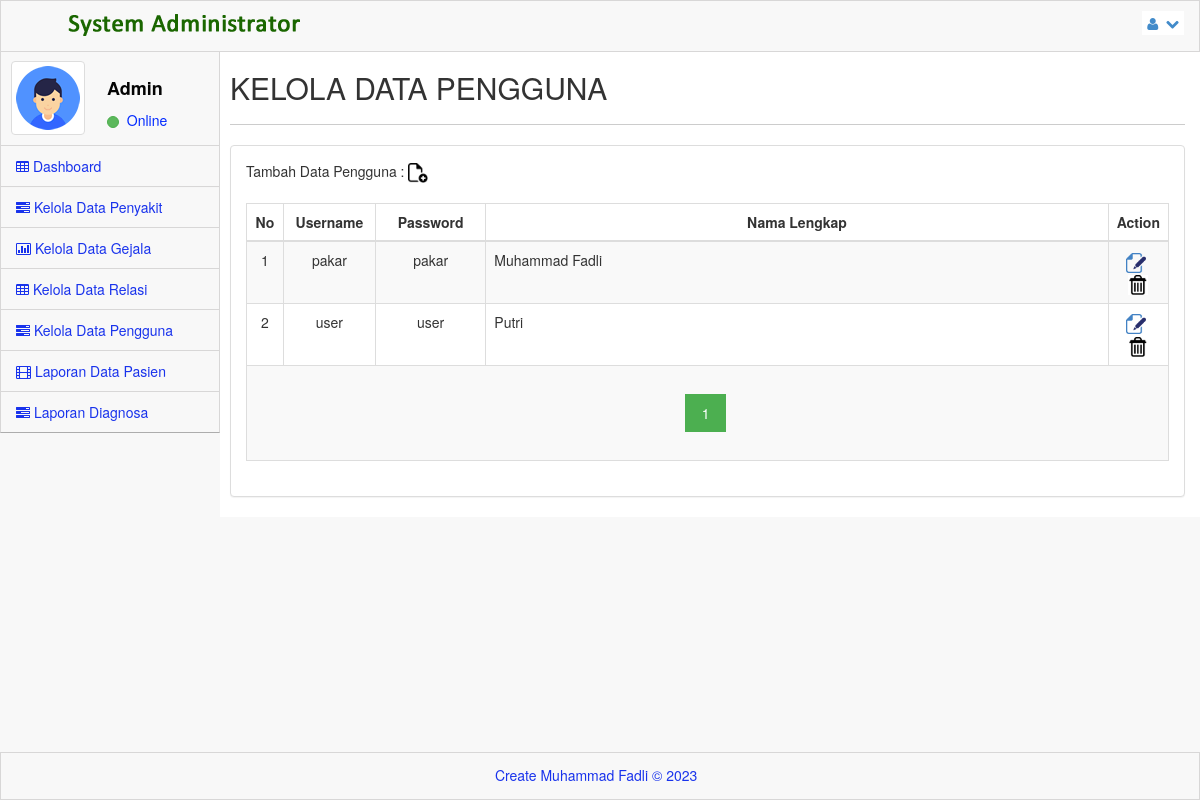
The app's page /profiadmin/kelola_user.php (signed in) with its own data.
### tables this page shows
CREATE TABLE `user` (
  `id` int(9) NOT NULL,
  `username` varchar(10) NOT NULL,
  `password` varchar(15) NOT NULL,
  `nama` varchar(25) NOT NULL
);

### profiadmin/kelola_user.php (the view, shortened to what this page needs)
<?php
include("../koneksi.php");
if (isset($_SESSION['nama']))
{
?>
<!DOCTYPE html>
<html lang="en">
<head>
  <link rel="stylesheet" href="assets/plugins/bootstrap/css/bootstrap.css" />
  <link rel="stylesheet" href="assets/css/main.css" />
  <link rel="stylesheet" href="assets/css/MoneAdmin.css" />
  <link rel="stylesheet" href="assets/plugins/Font-Awesome/css/font-awesome.css" />
  <link href="assets/plugins/dataTables/dataTables.bootstrap.css" rel="stylesheet" />
</head>
<body class="padTop53 " >
  <div id="wrap">
     <div id="top">
        <nav class="navbar navbar-inverse navbar-fixed-top " style="padding-top: 10px;">
           <header class="navbar-header"><a href="../profiadmin/" class="navbar-brand"><img src="assets/img/logo.png" alt="" /></a></header>
           <ul class="nav navbar-top-links navbar-right">
              <li class="dropdown">
                <a class="dropdown-toggle" data-toggle="dropdown" href="#"><i class="icon-user "></i>&nbsp; <i class="icon-chevron-down "></i></a>
              </li>
           </ul>
        </nav>
      </div>
    <div id="left">
      <div class="media user-media well-small">
         <a class="user-link" href="../profiadmin/"><img class="media-object img-thumbnail user-img" alt="User Picture" src="assets/img/user.gif" /></a><br />
         <div class="media-body">
            <h5 class="media-heading">Admin</h5>
            <ul class="list-unstyled user-info">
               <li><a class="btn btn-success btn-xs btn-circle" style="width: 10px;height: 12px;"></a>&nbsp;&nbsp;Online</li>
            </ul>
        </div><br />
      </div>
      <ul id="menu" class="collapse">
        <li class="panel"><a href="../profiadmin/" ><i class="icon-table"></i>&nbsp;Dashboard&nbsp;</a></li>
        <li><a href="kelola_penyakit.php"><i class="icon-tasks"></i>&nbsp;Kelola Data Penyakit&nbsp;</a></li>
        <li><a href="kelola_gejala.php"><i class="icon-bar-chart"></i>&nbsp;Kelola Data Gejala&nbsp;</a></li>
        <li><a href="kelola_relasi.php"><i class="icon-table"></i>&nbsp;Kelola Data Relasi&nbsp;</a></li>
        <li><a href="kelola_user.php"><i class="icon-tasks"></i>&nbsp;Kelola Data Pengguna&nbsp;</a></li>
        <li><a href="laporan_pasien.php"><i class="icon-film"></i>&nbsp;Laporan Data Pasien&nbsp;</a></li>
        <li><a href="laporan_diagnosa.php"><i class="icon-tasks"></i>&nbsp;Laporan Diagnosa&nbsp;</a></li>
	  </ul>
    </div>
    <div id="content">
       <div class="inner">
          <div class="row">
              <div class="col-lg-12">
                  <h2>KELOLA DATA PENGGUNA</h2>
 			  </div>
          </div><hr />
 		  <div class="row">
            <div class="col-lg-12">
                <div class="panel panel-default">
                     <div class="panel-body">
                         <div class="table-responsive">
							 Tambah Data Pengguna :&nbsp;<a href="add_user.php"><img src="assets/img/add.png" width="20"></br></br></a>
                             <table class="table table-striped table-bordered table-hover" >
                                 <thead>
                                    <tr>
                                      <th width="4%"><div align="center">No</div></th>
                                      <th width="10%"><div align="center">Username</div></th>
                                      <th width="12%"><div align="center">Password</div></th>
                                      <th width="68%"><div align="center">Nama Lengkap</div></th>
                                      <th width="6%"><div align="center">Action</div></th>
                                    </tr>
                                  </thead>
                                  <tbody>
                                  <?php
									  $noPage = (isset($_GET['page']))? $_GET['page'] : 1;
									  $dataPerPage = 10;
									  $offset = ($noPage - 1) * $dataPerPage;
									  $total_data  = "SELECT COUNT(*) AS jumData FROM `user` ORDER BY `id`";
                                      $query = "SELECT * FROM `user` ORDER BY `id` LIMIT $offset, $dataPerPage";
									  $result = mysqli_query($koneksi,$query);
	                                  $No = 1;
	                                  while ($data = mysqli_fetch_array($result)) {
									?>
                                     <tr>
                                       <td><div align="center"><?php echo $No ?></div></td>
									   <td><div align="center"><?php echo $data['username'] ?></div></td>
									   <td><div align="center"><?php echo $data['password'] ?></div></td>
									   <td><?php echo $data['nama'] ?></td>
                                       <td align="center">
                                        <a href="edit_user.php?id=<?php echo $data['id'] ?>">
                                        <img src="assets/img/edit.png" width="20"></a>&nbsp;
                                        <a href="javascript:delete_data(<?php echo $data['id'] ?>)">
                                        <img src="assets/img/delete.png" width="20"></a>
                                       </td>
                                     </tr>
                                     <?php
										$No++;
										 }
										$hasil   = mysqli_query($koneksi,$total_data);
										$data    = mysqli_fetch_array($hasil);
										$jumData = $data['jumData'];
										$jumPage = ceil($jumData/$dataPerPage);
									    ?>
                                        <tr>
											<td colspan="11">
												<div class="center">
												  <div class="pagination">
													<?php
													 for($page = 1; $page <= $jumPage; $page++)
														{
														  if ((($page >= $noPage - 3) && ($page <= $noPage + 3)) || ($page == 1)
														   || ($page == $jumPage))
															{
																if ($page == $noPage)
																	echo " <a href='".$_SERVER['PHP_SELF']."?page=".$page."'
																	class=active>".$page."</a>&nbsp";
																else
																	echo " <a href='".$_SERVER['PHP_SELF']."?page=".$page."'
																	class=active>".$page."</a>&nbsp";
															}
														}
													?>
												  </div>
												</div>
											</td>
										</tr>
                                   </tbody>
                                </table>
                            </div>
                        </div>
                    </div>
                </div>
            </div>
		 </div>
	   </div>
	 </div>
    <div id="footer">
    <p>Create Muhammad Fadli &copy;&nbsp;2023 &nbsp;</p>
    </div>
</body>
</html>
<?php
}
?>

### profiadmin/assets/css/main.css (style rules this page uses)
#wrap { margin: 0 auto; }
#footer { height: 48px; background-color: #222222; }
@media (min-width: 768px) { html, body { height: 100%; } }
@media (min-width: 768px) { #wrap { height: auto !important; height: 100%; min-height: 100%; padding: 0 0 48px; margin-bottom: -48px; } }
body.padTop53 { padding-top: 75px; overflow: visible; }
@media (min-width: 802px) { body.padTop53 { padding-top: 51px; } }
#wrap:before, #top:before, .head:before, #footer:before, #wrap:after, #top:after, .head:after, #footer:after { display: table; content: " "; }
#wrap:after, #top:after, .head:after, #footer:after { clear: both; }
#wrap { background-color: #f8f8f8; }
@media (min-width: 768px) { #left { position: relative; float: left; width: 100px; } }
@media (min-width: 768px) { #content { margin-left: 100px; } }
@media (min-width: 768px) { #left { margin-bottom: -10px; } }
@media (min-width: 992px) { #left { width: 220px; } }
@media (min-width: 992px) { #content { margin-left: 220px; } }
#top .navbar { margin-bottom: 0; border:1px solid rgb(216, 215, 215); background-color:#f8f8f8; }
#top .navbar-brand { padding: 0; }
.user-media { display: none; color:#0029FF; border-right:1px solid rgb(216, 215, 215); border-left:1px solid rgb(216, 215, 215); }
@media (min-width: 768px) { .user-media { display: block; } }
@media (min-width: 768px) { .user-media .media-body { display: none; } }
@media (min-width: 768px) { .user-media .user-link { position: relative; display: block; margin-right: auto; margin-left: auto; } }
@media (min-width: 768px) { .user-media .user-link .user-img { margin: 10px auto; } }
@media (min-width: 992px) { .user-media .user-link { float: left; } }
@media (min-width: 992px) { .user-media .user-link .user-img { margin: 10px; } }
@media (min-width: 992px) { .user-media .media-body { display: block; float: left; margin-left: 12px; } }
@media (min-width: 992px) { .user-media .media-body h5.media-heading { font-size: 18px; padding-top: 8px; margin-bottom: 11px; color: #050505; font-weight: bolder; } }
#menu { position: relative; overflow: hidden; border-right:1px solid rgb(216, 215, 215); border-left:1px solid rgb(216, 215, 215); background-color:#f8f8f8; border-bottom: 1px solid rgba(0, 0, 0, 0.3); -webkit-box-shadow: 0 1px 0 rgba(255, 255, 255, 0.05); box-shadow: 0 1px 0 rgba(255, 255, 255, 0.05); }
#menu, #menu ul { padding: 0; margin: 0; list-style: none; }
@media (min-width: 768px) { #menu.collapse { display: inherit !important; } }
#menu > li { position: relative; display: block; margin: 0; border-width: 0; border-radius: 0; }
#menu > li > a { position: relative; display: block; padding: 10px 15px; color: #1933EC; border-top:1px solid rgb(216, 215, 215); }
#menu > li.panel { background-color: transparent; }
#menu li > a { text-decoration: none; }
@media (min-width: 768px) { .mini-sidebar #menu > li > a, #menu > li > a { text-align: center; } }
@media (min-width: 768px) { .mini-sidebar #menu > li > a > i, #menu > li > a > i { display: block; font-size: 20px; } }
@media (min-width: 768px) { #menu:after, .mini-sidebar #menu:after { position: absolute; top: 0; right: 0; bottom: 0; left: 0; display: block; width: 0; -webkit-box-shadow: 97px 1px 5px 2px rgba(0, 0, 0, 0.6); box-shadow: 97px 1px 5px 2px rgba(0, 0, 0, 0.6); } }
@media (min-width: 992px) { #menu > li > a { text-align: left; } }
@media (min-width: 992px) { #menu > li > a > i { display: inline; font-size: 14px; } }
@media (min-width: 992px) { #menu:after { -webkit-box-shadow: 217px 1px 5px 2px rgba(0, 0, 0, 0.6); box-shadow: 217px 1px 5px 2px rgba(0, 0, 0, 0.6); } }
#content { -webkit-transition: margin 0.4s; transition: margin 0.4s; }
.inner { position: relative; min-height: 1px; padding-right: 15px; padding-left: 10px; background: #fff; border: 0px solid #e4e4e4; }
@media (min-width: 768px) { .inner { float: left; width: 100%; } }
.inner .row { margin-right: -15px; margin-left: -15px; }
#footer { margin: 0 auto; color: #1933EC; background-color:#f8f8f8; border:1px solid rgb(216, 215, 215); }
#footer p { padding: 12px 0 0; text-align: center; }
.btn-circle { width: 40px; height: 40px; padding: 8px 10px; border-radius: 500px; }
.btn-circle.btn-xs { width: 20px; height: 20px; padding: 0 5px; }
.inner hr { margin-top: 10px; border-top-color: #ccc; }

### records on screen
user: username "pakar", password "pakar", nama "Muhammad Fadli"
user: username "user", password "user", nama "Putri"
